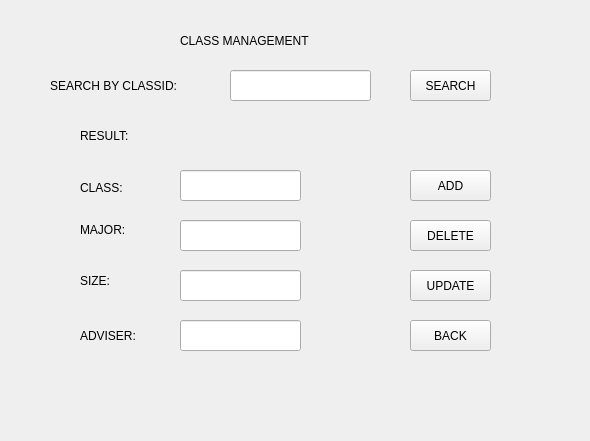
<?xml version="1.0" encoding="UTF-8"?>
<ui version="4.0">
 <class>classmanage</class>
 <widget class="QWidget" name="classmanage">
  <property name="geometry">
   <rect>
    <x>0</x>
    <y>0</y>
    <width>590</width>
    <height>441</height>
   </rect>
  </property>
  <property name="windowTitle">
   <string>Form</string>
  </property>
  <widget class="QLabel" name="label">
   <property name="geometry">
    <rect>
     <x>180</x>
     <y>20</y>
     <width>211</width>
     <height>41</height>
    </rect>
   </property>
   <property name="styleSheet">
    <string notr="true">font: 75 18pt &quot;Consolas&quot;;</string>
   </property>
   <property name="text">
    <string>CLASS MANAGEMENT</string>
   </property>
  </widget>
  <widget class="QLabel" name="label_2">
   <property name="geometry">
    <rect>
     <x>50</x>
     <y>70</y>
     <width>161</width>
     <height>31</height>
    </rect>
   </property>
   <property name="text">
    <string>SEARCH BY CLASSID:</string>
   </property>
  </widget>
  <widget class="QLabel" name="label_3">
   <property name="geometry">
    <rect>
     <x>80</x>
     <y>180</y>
     <width>61</width>
     <height>16</height>
    </rect>
   </property>
   <property name="text">
    <string>CLASS:</string>
   </property>
  </widget>
  <widget class="QLabel" name="label_4">
   <property name="geometry">
    <rect>
     <x>80</x>
     <y>220</y>
     <width>61</width>
     <height>20</height>
    </rect>
   </property>
   <property name="text">
    <string>MAJOR:</string>
   </property>
  </widget>
  <widget class="QLabel" name="label_5">
   <property name="geometry">
    <rect>
     <x>80</x>
     <y>270</y>
     <width>51</width>
     <height>21</height>
    </rect>
   </property>
   <property name="text">
    <string>SIZE:</string>
   </property>
  </widget>
  <widget class="QLabel" name="label_6">
   <property name="geometry">
    <rect>
     <x>80</x>
     <y>320</y>
     <width>91</width>
     <height>31</height>
    </rect>
   </property>
   <property name="text">
    <string>ADVISER:</string>
   </property>
  </widget>
  <widget class="QLineEdit" name="class_classIDlineEdit">
   <property name="geometry">
    <rect>
     <x>230</x>
     <y>70</y>
     <width>141</width>
     <height>31</height>
    </rect>
   </property>
  </widget>
  <widget class="QLineEdit" name="class_classnamelineEdit">
   <property name="geometry">
    <rect>
     <x>180</x>
     <y>170</y>
     <width>121</width>
     <height>31</height>
    </rect>
   </property>
  </widget>
  <widget class="QLineEdit" name="class_majorlineEdit">
   <property name="geometry">
    <rect>
     <x>180</x>
     <y>220</y>
     <width>121</width>
     <height>31</height>
    </rect>
   </property>
  </widget>
  <widget class="QLineEdit" name="class_membernumlineEdit">
   <property name="geometry">
    <rect>
     <x>180</x>
     <y>270</y>
     <width>121</width>
     <height>31</height>
    </rect>
   </property>
  </widget>
  <widget class="QLineEdit" name="instructorlineEdit">
   <property name="geometry">
    <rect>
     <x>180</x>
     <y>320</y>
     <width>121</width>
     <height>31</height>
    </rect>
   </property>
  </widget>
  <widget class="QPushButton" name="class_querypushButton">
   <property name="geometry">
    <rect>
     <x>410</x>
     <y>70</y>
     <width>81</width>
     <height>31</height>
    </rect>
   </property>
   <property name="text">
    <string>SEARCH</string>
   </property>
  </widget>
  <widget class="QPushButton" name="class_addpushButton">
   <property name="geometry">
    <rect>
     <x>410</x>
     <y>170</y>
     <width>81</width>
     <height>31</height>
    </rect>
   </property>
   <property name="text">
    <string>ADD</string>
   </property>
  </widget>
  <widget class="QPushButton" name="class_deletepushButton">
   <property name="geometry">
    <rect>
     <x>410</x>
     <y>220</y>
     <width>81</width>
     <height>31</height>
    </rect>
   </property>
   <property name="text">
    <string>DELETE</string>
   </property>
  </widget>
  <widget class="QPushButton" name="class_upadatepushButton">
   <property name="geometry">
    <rect>
     <x>410</x>
     <y>270</y>
     <width>81</width>
     <height>31</height>
    </rect>
   </property>
   <property name="text">
    <string>UPDATE</string>
   </property>
  </widget>
  <widget class="QPushButton" name="class_backpushButton">
   <property name="geometry">
    <rect>
     <x>410</x>
     <y>320</y>
     <width>81</width>
     <height>31</height>
    </rect>
   </property>
   <property name="text">
    <string>BACK</string>
   </property>
  </widget>
  <widget class="QLabel" name="label_7">
   <property name="geometry">
    <rect>
     <x>80</x>
     <y>120</y>
     <width>91</width>
     <height>31</height>
    </rect>
   </property>
   <property name="text">
    <string>RESULT:</string>
   </property>
  </widget>
 </widget>
 <resources/>
 <connections/>
</ui>
